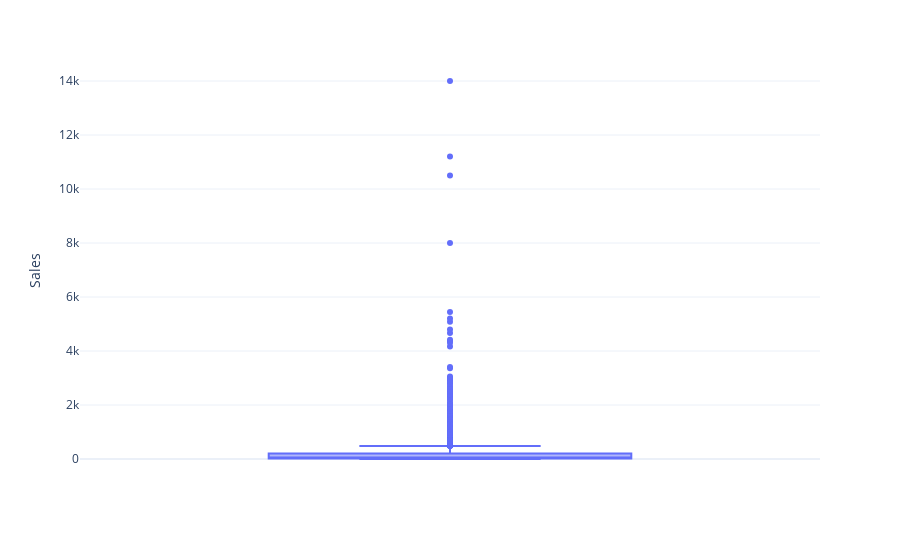

The notebook cell this image was saved under:
### Markdown cell above
**Show the distribution and skewness of Sales [Boxplot]**

### Code cell
# Create Chart
fig = px.box(df, y='Sales', template=template_style)
# Plot Chart
fig.show()

### Figure 1 — Plotly figure (JSON) as saved in the notebook; plotly's stock layout.template omitted (floating-point values rounded to 4 significant figures; data arrays with more than 128 entries replaced by an {"elided": "..."} marker saying what was removed)
{"data": [{"alignmentgroup": "True", "hovertemplate": "Sales=%{y}<extra></extra>", "legendgroup": "", "marker": {"color": "#636efa"}, "name": "", "notched": false, "offsetgroup": "", "orientation": "v", "showlegend": false, "type": "box", "x0": " ", "xaxis": "x", "y": {"elided": "3312 float values"}, "y0": " ", "yaxis": "y"}], "layout": {"boxmode": "group", "legend": {"tracegroupgap": 0}, "margin": {"t": 60}, "xaxis": {"anchor": "y", "domain": [0, 1]}, "yaxis": {"anchor": "x", "domain": [0, 1], "title": {"text": "Sales"}}}}
